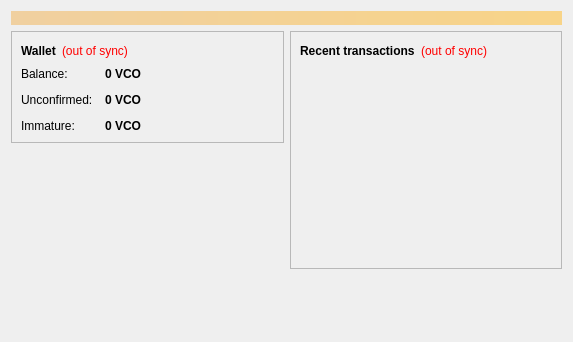
<?xml version="1.0" encoding="UTF-8"?>
<ui version="4.0">
 <class>OverviewPage</class>
 <widget class="QWidget" name="OverviewPage">
  <property name="geometry">
   <rect>
    <x>0</x>
    <y>0</y>
    <width>573</width>
    <height>342</height>
   </rect>
  </property>
  <property name="windowTitle">
   <string>Form</string>
  </property>
  <layout class="QVBoxLayout" name="topLayout">
   <item>
    <widget class="QLabel" name="labelAlerts">
     <property name="visible">
      <bool>false</bool>
     </property>
     <property name="styleSheet">
      <string notr="true">background-color: qlineargradient(x1: 0, y1: 0, x2: 1, y2: 0, stop:0 #F0D0A0, stop:1 #F8D488); color:#000000;</string>
     </property>
     <property name="wordWrap">
      <bool>true</bool>
     </property>
     <property name="margin">
      <number>3</number>
     </property>
    </widget>
   </item>
   <item>
    <layout class="QHBoxLayout" name="horizontalLayout" stretch="1,1">
     <item>
      <layout class="QVBoxLayout" name="verticalLayout_2">
       <item>
        <widget class="QFrame" name="frame">
         <property name="frameShape">
          <enum>QFrame::StyledPanel</enum>
         </property>
         <property name="frameShadow">
          <enum>QFrame::Raised</enum>
         </property>
         <layout class="QVBoxLayout" name="verticalLayout_4">
          <item>
           <layout class="QHBoxLayout" name="horizontalLayout_4">
            <item>
             <widget class="QLabel" name="label_5">
              <property name="font">
               <font>
                <weight>75</weight>
                <bold>true</bold>
               </font>
              </property>
              <property name="text">
               <string>Wallet</string>
              </property>
             </widget>
            </item>
            <item>
             <widget class="QLabel" name="labelWalletStatus">
              <property name="toolTip">
               <string>The displayed information may be out of date. Your wallet automatically synchronizes with the VoucherCoin network after a connection is established, but this process has not completed yet.</string>
              </property>
              <property name="styleSheet">
               <string notr="true">QLabel { color: red; }</string>
              </property>
              <property name="text">
               <string notr="true">(out of sync)</string>
              </property>
              <property name="alignment">
               <set>Qt::AlignLeading|Qt::AlignLeft|Qt::AlignVCenter</set>
              </property>
             </widget>
            </item>
            <item>
             <spacer name="horizontalSpacer_2">
              <property name="orientation">
               <enum>Qt::Horizontal</enum>
              </property>
              <property name="sizeHint" stdset="0">
               <size>
                <width>40</width>
                <height>20</height>
               </size>
              </property>
             </spacer>
            </item>
           </layout>
          </item>
          <item>
           <layout class="QFormLayout" name="formLayout_2">
            <property name="fieldGrowthPolicy">
             <enum>QFormLayout::AllNonFixedFieldsGrow</enum>
            </property>
            <property name="horizontalSpacing">
             <number>12</number>
            </property>
            <property name="verticalSpacing">
             <number>12</number>
            </property>
            <item row="0" column="0">
             <widget class="QLabel" name="label">
              <property name="text">
               <string>Balance:</string>
              </property>
             </widget>
            </item>
            <item row="0" column="1">
             <widget class="QLabel" name="labelBalance">
              <property name="font">
               <font>
                <weight>75</weight>
                <bold>true</bold>
               </font>
              </property>
              <property name="cursor">
               <cursorShape>IBeamCursor</cursorShape>
              </property>
              <property name="toolTip">
               <string>Your current balance</string>
              </property>
              <property name="text">
               <string notr="true">0 VCO</string>
              </property>
              <property name="textInteractionFlags">
               <set>Qt::LinksAccessibleByMouse|Qt::TextSelectableByKeyboard|Qt::TextSelectableByMouse</set>
              </property>
             </widget>
            </item>
            <item row="1" column="0">
             <widget class="QLabel" name="label_3">
              <property name="text">
               <string>Unconfirmed:</string>
              </property>
             </widget>
            </item>
            <item row="1" column="1">
             <widget class="QLabel" name="labelUnconfirmed">
              <property name="font">
               <font>
                <weight>75</weight>
                <bold>true</bold>
               </font>
              </property>
              <property name="cursor">
               <cursorShape>IBeamCursor</cursorShape>
              </property>
              <property name="toolTip">
               <string>Total of transactions that have yet to be confirmed, and do not yet count toward the current balance</string>
              </property>
              <property name="text">
               <string notr="true">0 VCO</string>
              </property>
              <property name="textInteractionFlags">
               <set>Qt::LinksAccessibleByMouse|Qt::TextSelectableByKeyboard|Qt::TextSelectableByMouse</set>
              </property>
             </widget>
            </item>
            <item row="2" column="0">
             <widget class="QLabel" name="labelImmatureText">
              <property name="text">
               <string>Immature:</string>
              </property>
             </widget>
            </item>
            <item row="2" column="1">
             <widget class="QLabel" name="labelImmature">
              <property name="font">
               <font>
                <weight>75</weight>
                <bold>true</bold>
               </font>
              </property>
              <property name="toolTip">
               <string>Mined balance that has not yet matured</string>
              </property>
              <property name="text">
               <string notr="true">0 VCO</string>
              </property>
              <property name="textInteractionFlags">
               <set>Qt::LinksAccessibleByMouse|Qt::TextSelectableByKeyboard|Qt::TextSelectableByMouse</set>
              </property>
             </widget>
            </item>
           </layout>
          </item>
         </layout>
        </widget>
       </item>
       <item>
        <spacer name="verticalSpacer">
         <property name="orientation">
          <enum>Qt::Vertical</enum>
         </property>
         <property name="sizeHint" stdset="0">
          <size>
           <width>20</width>
           <height>40</height>
          </size>
         </property>
        </spacer>
       </item>
      </layout>
     </item>
     <item>
      <layout class="QVBoxLayout" name="verticalLayout_3">
       <item>
        <widget class="QFrame" name="frame_2">
         <property name="frameShape">
          <enum>QFrame::StyledPanel</enum>
         </property>
         <property name="frameShadow">
          <enum>QFrame::Raised</enum>
         </property>
         <layout class="QVBoxLayout" name="verticalLayout">
          <item>
           <layout class="QHBoxLayout" name="horizontalLayout_2">
            <item>
             <widget class="QLabel" name="label_4">
              <property name="text">
               <string>&lt;b&gt;Recent transactions&lt;/b&gt;</string>
              </property>
             </widget>
            </item>
            <item>
             <widget class="QLabel" name="labelTransactionsStatus">
              <property name="toolTip">
               <string>The displayed information may be out of date. Your wallet automatically synchronizes with the VoucherCoin network after a connection is established, but this process has not completed yet.</string>
              </property>
              <property name="styleSheet">
               <string notr="true">QLabel { color: red; }</string>
              </property>
              <property name="text">
               <string notr="true">(out of sync)</string>
              </property>
              <property name="alignment">
               <set>Qt::AlignRight|Qt::AlignTrailing|Qt::AlignVCenter</set>
              </property>
             </widget>
            </item>
            <item>
             <spacer name="horizontalSpacer">
              <property name="orientation">
               <enum>Qt::Horizontal</enum>
              </property>
              <property name="sizeHint" stdset="0">
               <size>
                <width>40</width>
                <height>20</height>
               </size>
              </property>
             </spacer>
            </item>
           </layout>
          </item>
          <item>
           <widget class="QListView" name="listTransactions">
            <property name="styleSheet">
             <string notr="true">QListView { background: transparent; }</string>
            </property>
            <property name="frameShape">
             <enum>QFrame::NoFrame</enum>
            </property>
            <property name="verticalScrollBarPolicy">
             <enum>Qt::ScrollBarAlwaysOff</enum>
            </property>
            <property name="horizontalScrollBarPolicy">
             <enum>Qt::ScrollBarAlwaysOff</enum>
            </property>
            <property name="selectionMode">
             <enum>QAbstractItemView::NoSelection</enum>
            </property>
           </widget>
          </item>
         </layout>
        </widget>
       </item>
       <item>
        <spacer name="verticalSpacer_2">
         <property name="orientation">
          <enum>Qt::Vertical</enum>
         </property>
         <property name="sizeHint" stdset="0">
          <size>
           <width>20</width>
           <height>40</height>
          </size>
         </property>
        </spacer>
       </item>
      </layout>
     </item>
    </layout>
   </item>
  </layout>
 </widget>
 <resources/>
 <connections/>
</ui>
